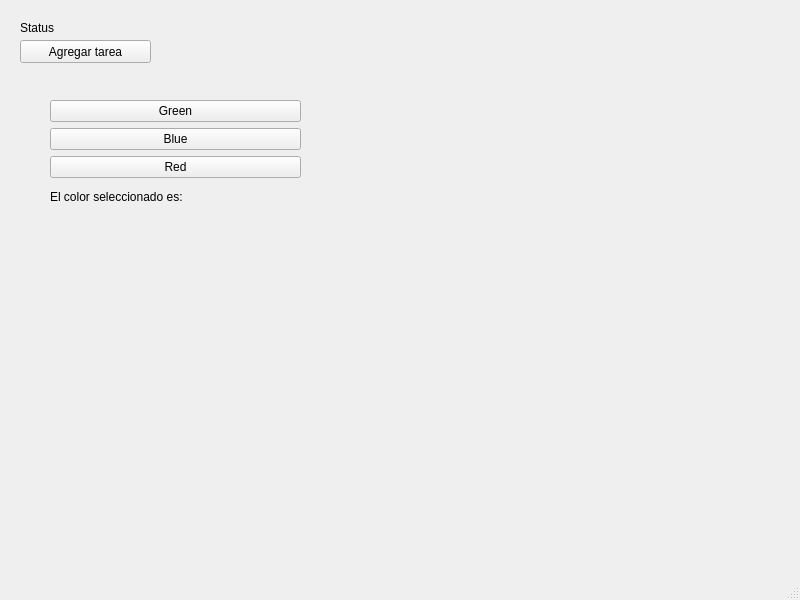
<?xml version="1.0" encoding="UTF-8"?>
<ui version="4.0">
 <class>MainWindow</class>
 <widget class="QMainWindow" name="MainWindow">
  <property name="geometry">
   <rect>
    <x>0</x>
    <y>0</y>
    <width>800</width>
    <height>600</height>
   </rect>
  </property>
  <property name="windowTitle">
   <string>MainWindow</string>
  </property>
  <widget class="QWidget" name="centralwidget">
   <widget class="QLabel" name="statusLabel">
    <property name="geometry">
     <rect>
      <x>20</x>
      <y>20</y>
      <width>62</width>
      <height>16</height>
     </rect>
    </property>
    <property name="text">
     <string>&lt;html&gt;&lt;head/&gt;&lt;body&gt;&lt;p&gt;Status&lt;/p&gt;&lt;/body&gt;&lt;/html&gt;</string>
    </property>
   </widget>
   <widget class="QPushButton" name="addTaskButton">
    <property name="geometry">
     <rect>
      <x>20</x>
      <y>40</y>
      <width>131</width>
      <height>23</height>
     </rect>
    </property>
    <property name="text">
     <string>Agregar tarea</string>
    </property>
   </widget>
   <widget class="QWidget" name="verticalLayoutWidget">
    <property name="geometry">
     <rect>
      <x>50</x>
      <y>100</y>
      <width>251</width>
      <height>109</height>
     </rect>
    </property>
    <layout class="QVBoxLayout" name="verticalLayout">
     <item>
      <widget class="QPushButton" name="green">
       <property name="text">
        <string>Green</string>
       </property>
      </widget>
     </item>
     <item>
      <widget class="QPushButton" name="blue">
       <property name="text">
        <string>Blue</string>
       </property>
      </widget>
     </item>
     <item>
      <widget class="QPushButton" name="red">
       <property name="text">
        <string>Red</string>
       </property>
      </widget>
     </item>
     <item>
      <layout class="QHBoxLayout" name="horizontalLayout">
       <item>
        <widget class="QLabel" name="label">
         <property name="text">
          <string>El color seleccionado es:</string>
         </property>
        </widget>
       </item>
       <item>
        <widget class="QLabel" name="selectedColor">
         <property name="text">
          <string/>
         </property>
        </widget>
       </item>
      </layout>
     </item>
    </layout>
   </widget>
  </widget>
  <widget class="QMenuBar" name="menubar">
   <property name="geometry">
    <rect>
     <x>0</x>
     <y>0</y>
     <width>800</width>
     <height>21</height>
    </rect>
   </property>
  </widget>
  <widget class="QStatusBar" name="statusbar"/>
 </widget>
 <resources/>
 <connections/>
</ui>
